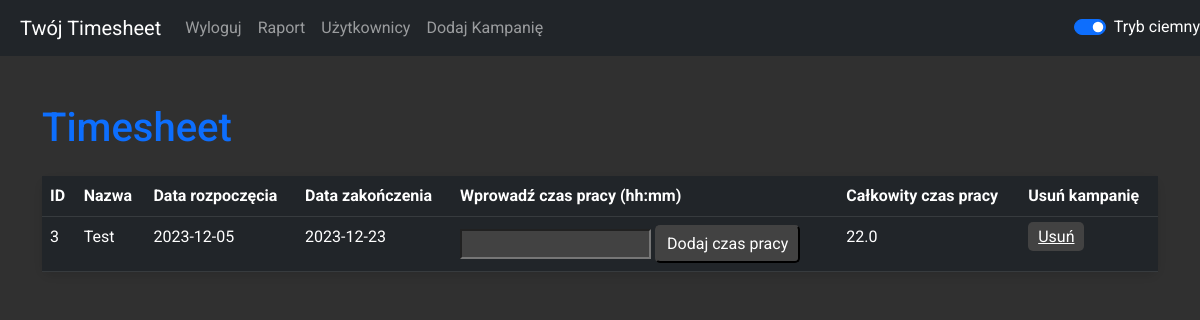
Page / (signed in) on the earlier database version.
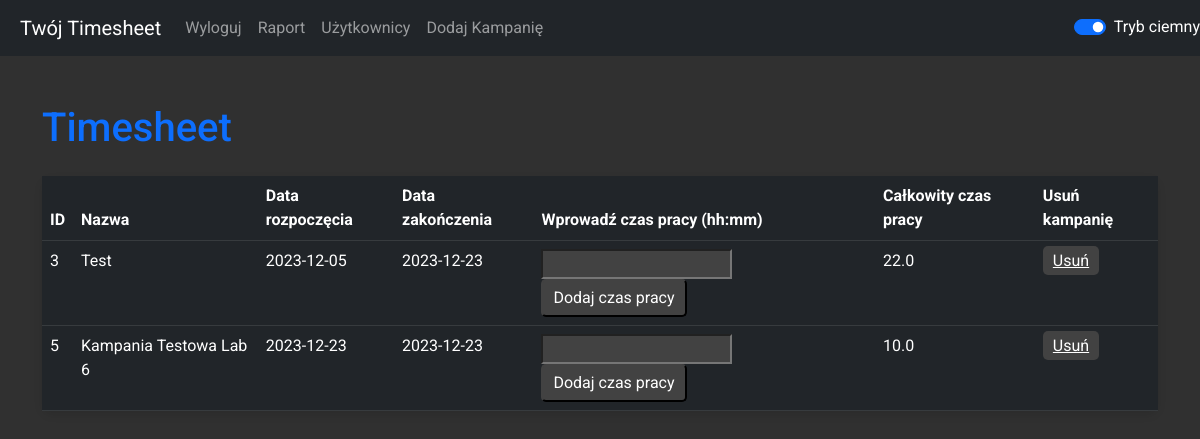
Same page on the later database version.
### timesheet.py (models this page shows)
class Campaign(db.Model):
    id = db.Column(db.Integer, primary_key=True)
    campaign_id = db.Column(db.Integer, unique=True, nullable=False, default=lambda: random.randint(1000, 9999))
    name = db.Column(db.String(100), nullable=False)
    start_date = db.Column(db.DateTime, nullable=False)
    end_date = db.Column(db.DateTime, nullable=False)
    user_id = db.Column(db.Integer, db.ForeignKey('user.id'), nullable=False)
    created_date = db.Column(db.DateTime, default=datetime.utcnow)
    total_work_time = db.Column(db.Float, default=0.0)
    user = db.relationship('User', back_populates='campaigns')

### timesheet.py (the view, shortened to what this page needs)
@app.route('/', methods=['GET', 'POST'])
@login_required
def index():
    users = User.query.all()
    campaigns = Campaign.query.filter_by(user_id=current_user.id).all()  # Pobiera kampanie dla aktualnie zalogowanego użytkownika
    return render_template('index.html', users=users, campaigns=campaigns)  # Przekaż kampanie do szablonu

### timesheet.py (called while the page is built)
@login_manager.user_loader
def load_user(user_id):
    return User.query.get(int(user_id))

### templates/index.html
{% extends 'base.html' %}
{% block content %}
    <h1 class="mt-5 text-primary">Timesheet</h1>
<form action="{{ url_for('index') }}" method="post">
    <table class="table mt-4 table-dark-mode" id="campaignTable">
        <thead>
            <tr>
                <th>ID</th>
                <th>Nazwa</th>
                <th>Data rozpoczęcia</th>
                <th>Data zakończenia</th>
                <th>Wprowadź czas pracy (hh:mm)</th>
                <th>Całkowity czas pracy</th>
                <th>Usuń kampanię</th>
            </tr>
        </thead>
        <tbody>
            {% for campaign in campaigns %}
                <tr>
                    <td>{{ campaign.id }}</td>
                    <td>{{ campaign.name }}</td>
                    <td>{{ campaign.start_date.strftime('%Y-%m-%d') }}</td>
                    <td>{{ campaign.end_date.strftime('%Y-%m-%d') }}</td>
                    <td>
                        <input type="text" name="work_time_{{ campaign.id }}">
                        <input type="submit" value="Dodaj czas pracy">
                    </td>
                    <td>{{ campaign.total_work_time }}</td>
                    <td>
                        <a href="{{ url_for('delete_campaign', campaign_id=campaign.id) }}" class="delete-button">Usuń</a>
                    </td>
                </tr>
            {% endfor %}
        </tbody>
    </table>
</form>
{% endblock %}

### templates/base.html (shortened to what this page needs)
<!DOCTYPE html>
<html lang="en">
<head>
    <link rel="stylesheet" href="https://cdn.jsdelivr.net/npm/bootstrap@5.3.0/dist/css/bootstrap.min.css">
    <link rel="stylesheet" href="{{ url_for('static', filename='styles.css') }}">
</head>
<body>
<nav class="navbar navbar-expand-lg navbar-light bg-light">
  <a class="navbar-brand" href="{{ url_for('index') }}">Twój Timesheet</a>
  <div class="collapse navbar-collapse" id="navbarNav">
    <ul class="navbar-nav ml-auto">
      {% if current_user.is_authenticated %}
        <li class="nav-item">
            <a class="nav-link" href="{{ url_for('logout') }}">Wyloguj</a>
        </li>
        <li class="nav-item">
            <a class="nav-link" href="{{ url_for('report') }}">Raport</a>
        </li>
        <li class="nav-item">
            <a class="nav-link" href="{{ url_for('add_user_page') }}">Użytkownicy</a>
        </li>
        <li class="nav-item">
            {% if current_user.is_authenticated %}
                <a class="nav-link" href="{{ url_for('add_campaign_page', user_id=current_user.id) }}">Dodaj Kampanię</a>
            {% endif %}
        </li>
      {% else %}
        <li class="nav-item">
            <a class="nav-link" href="{{ url_for('login') }}">Zaloguj</a>
        </li>
      {% endif %}
    </ul>
  </div>
  <div class="form-check form-switch">
    <input class="form-check-input dark-mode-toggle" type="checkbox" id="darkModeToggle">
    <label class="form-check-label" for="darkModeToggle">Tryb ciemny</label>
  </div>
</nav>
<div class="container {% if is_dark_mode %}dark-mode{% endif %}">
    {% block content %}{% endblock %}
</div>
</body>
</html>

### static/styles.css (style rules this page uses)
body.dark-mode { background-color: #303030; color: #ffffff; font-family: 'Roboto', sans-serif; }
.navbar-brand { margin-left: 20px; }
body.dark-mode input[type="submit"], body:not(.dark-mode) input[type="submit"], body.dark-mode a.delete-button, body:not(.dark-mode) a.delete-button { background-color: #424242; border-color: #424242; color: #ffffff; border-radius: 5px; padding: 5px 10px; cursor: pointer; }
body.dark-mode input[type="text"], body.dark-mode input[type="password"], body.dark-mode input[type="email"], body.dark-mode input[type="number"], body.dark-mode input[type="tel"], body.dark-mode input[type="url"], body.dark-mode input[type="search"], body.dark-mode textarea, body.dark-mode select { color: #fff !important; background-color: #424242 !important; }
body.dark-mode .table, body:not(.dark-mode) .table { background-color: #424242 !important; color: #fff !important; box-shadow: 0 4px 8px rgba(0, 0, 0, 0.1); }
.table { border-radius: 10px !important; }
body.dark-mode .table, body:not(.dark-mode) .table { border-radius: 10px !important; }

Differences in the rows shown:
added Campaign: id "5", name "Kampania Testowa Lab 6", start_date "2023-12-23", end_date "2023-12-23", total_work_time "10.0"
